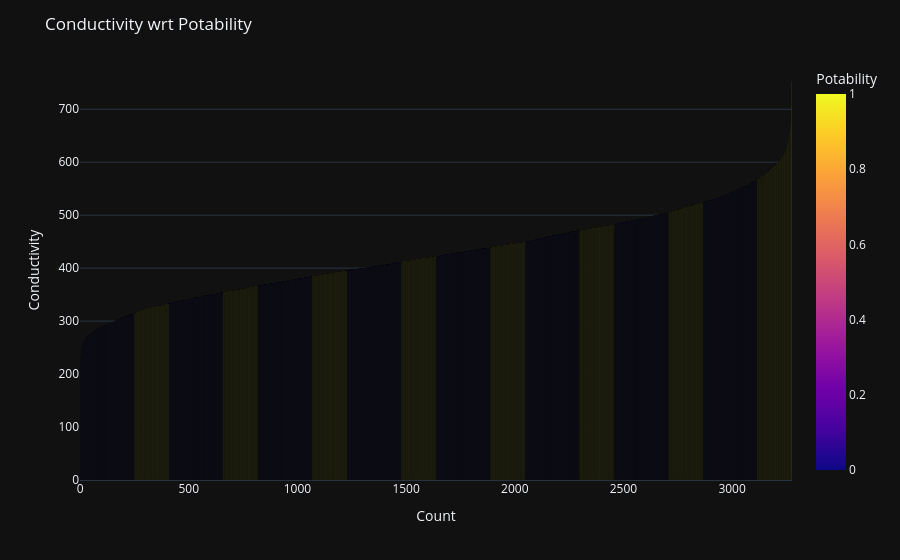

Here is the notebook cell this chart was saved with:
### Code cell
fig = px.bar(data, x=range(data['Conductivity'].count()),
             y=sorted(data['Conductivity']), labels={
                     'x': "Count",
                     'y': "Conductivity",
                     'color':'Potability'
                     
                 },
             color=data['Potability']
             ,template = 'plotly_dark')
fig.update_layout(title='Conductivity wrt Potability')
fig.show()

### Figure 1 — Plotly figure (JSON) as saved in the notebook; plotly's stock layout.template omitted (floating-point values rounded to 4 significant figures; data arrays with more than 128 entries replaced by an {"elided": "..."} marker saying what was removed)
{"data": [{"hovertemplate": "Count=%{x}<br>Conductivity=%{y}<br>Potability=%{marker.color}<extra></extra>", "legendgroup": "", "marker": {"color": {"elided": "3276 int values"}, "coloraxis": "coloraxis", "pattern": {"shape": ""}}, "name": "", "orientation": "v", "showlegend": false, "textposition": "auto", "type": "bar", "x": {"elided": "3276 int values"}, "xaxis": "x", "y": {"elided": "3276 float values"}, "yaxis": "y"}], "layout": {"barmode": "relative", "coloraxis": {"colorbar": {"title": {"text": "Potability"}}, "colorscale": [[0.0, "#0d0887"], [0.1111, "#46039f"], [0.2222, "#7201a8"], [0.3333, "#9c179e"], [0.4444, "#bd3786"], [0.5556, "#d8576b"], [0.6667, "#ed7953"], [0.7778, "#fb9f3a"], [0.8889, "#fdca26"], [1.0, "#f0f921"]]}, "legend": {"tracegroupgap": 0}, "margin": {"t": 60}, "title": {"text": "Conductivity wrt Potability"}, "xaxis": {"anchor": "y", "domain": [0.0, 1.0], "title": {"text": "Count"}}, "yaxis": {"anchor": "x", "domain": [0.0, 1.0], "title": {"text": "Conductivity"}}}}
